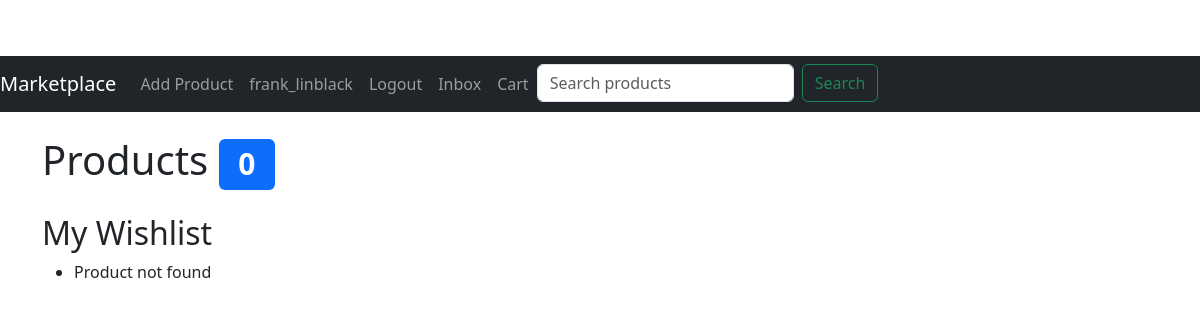
The page /index (signed in) on the database as committed earlier.
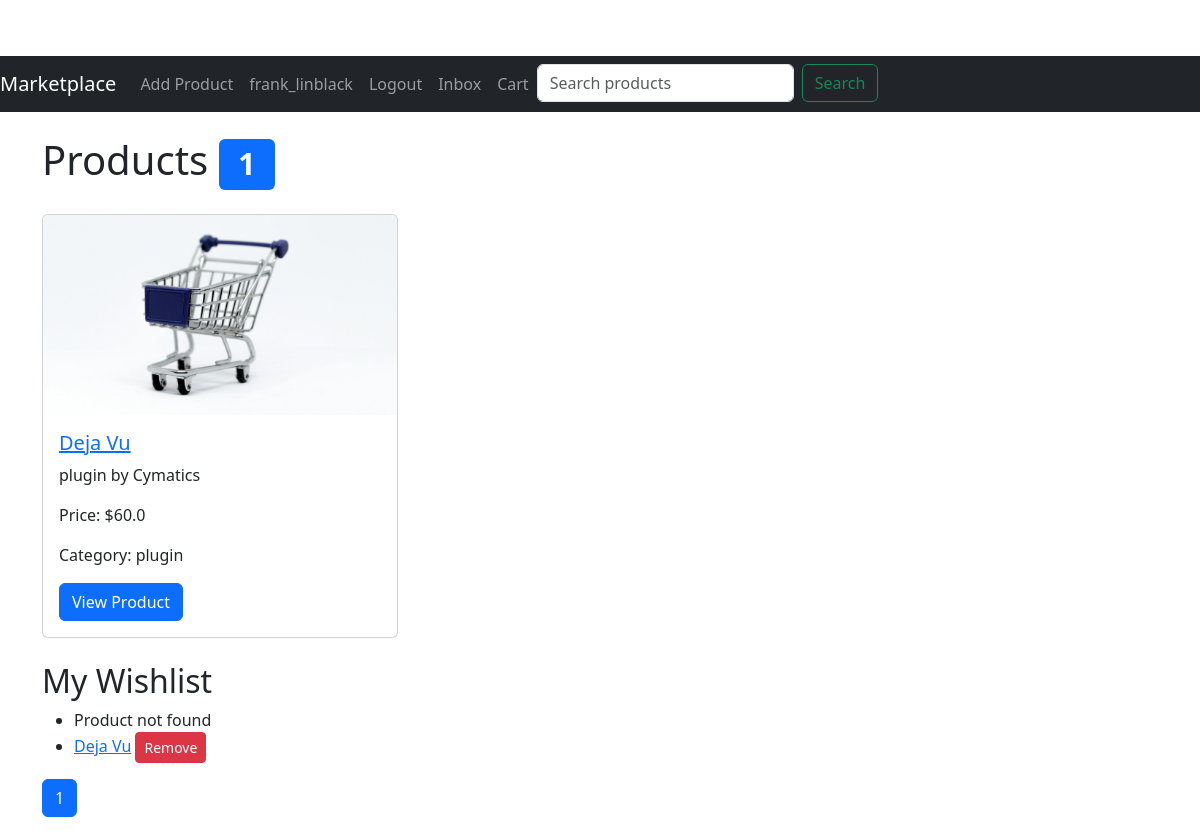
The same page on the database as committed later.
### app/models.py (models this page shows, shortened)
class User(UserMixin, db.Model):
    id = db.Column(db.Integer, primary_key=True)
    username = db.Column(db.String(64), index=True, unique=True)
    email = db.Column(db.String(120), index=True, unique=True)
    password_hash = db.Column(db.String(128))
    profile_picture = db.Column(db.String(150), nullable=True)
    products = db.relationship('Product', backref='author', lazy='dynamic')
    reviews = db.relationship('Review', backref='author', lazy='dynamic')
    wishlist_entries = db.relationship('Wishlist', backref='user', lazy=True)
    received_messages = db.relationship('Message', foreign_keys='Message.receiver_id', backref='receiver', overlaps="sent_messages,received_messages")
    sent_messages = db.relationship('Message', foreign_keys='Message.sender_id', backref='sender', overlaps="received_messages,sent_messages")

class Wishlist(db.Model):
    id = db.Column(db.Integer, primary_key=True)
    user_id = db.Column(db.Integer, db.ForeignKey('user.id'))
    product_id = db.Column(db.Integer, db.ForeignKey('product.id'))
    product = db.relationship('Product', backref='wishlist_entries')

class Product(db.Model):
    id = db.Column(db.Integer, primary_key=True)
    title = db.Column(db.String(128))
    description = db.Column(db.String(1024))
    price = db.Column(db.Float)
    image = db.Column(db.String(150), nullable=True)
    is_sold = db.Column(db.Boolean, default=False)
    created_at = db.Column(db.DateTime, index=True, default=datetime.utcnow)
    user_id = db.Column(db.Integer, db.ForeignKey('user.id'))
    category_id = db.Column(db.Integer, db.ForeignKey('category.id'))
    file_path = db.Column(db.String(150), nullable=True)  # Field for storing file paths
    file_type = db.Column(db.String(50), nullable=True)  # Field to store the type of file (e.g., 'ebook', 'plugin', 'instrumental')
    reviews = db.relationship('Review', backref='product', lazy='dynamic')
    orders = db.relationship('Order', backref='product', lazy='dynamic')

class Category(db.Model):
    id = db.Column(db.Integer, primary_key=True)
    name = db.Column(db.String(64), index=True, unique=True)
    products = db.relationship('Product', backref='category', lazy='dynamic')

### app/routes.py (the view)
@bp.route('/')
@bp.route('/index')
@login_required
def index():
    products = Product.query.order_by(Product.created_at.desc()).paginate(per_page=10)
    print(f"Products: {products.items}")  # Debug statement
    cart = Cart.query.filter_by(user_id=current_user.id).first()
    cart_item_count = len(CartItem.query.filter_by(cart_id=cart.id).all()) if cart else 0
    wishlist_items = Wishlist.query.filter_by(user_id=current_user.id).all()
    print(f"Wishlist Items: {wishlist_items}")  # Debug statement
    unread_count = Message.query.filter_by(receiver_id=current_user.id, read=False).count()
    return render_template('home.html', products=products, cart_item_count=cart_item_count, wishlist_items=wishlist_items, unread_count=unread_count)

### app/models.py (called while the page is built)
@login.user_loader
def load_user(id):
    return User.query.get(int(id))

### app/routes.py (called while the page is built)
@bp.before_request
def before_request():
    if current_user.is_authenticated:
        unread_count = Message.query.filter_by(receiver_id=current_user.id, read=False).count()
        current_app.jinja_env.globals['unread_count'] = unread_count

### app/templates/home.html (shortened to what this page needs)
{% extends "base.html" %}
{% block content %}
  <h1 class="my-4">Products
    <span class="badge bg-primary">{{ cart_item_count }}</span>
  </h1>
  <div class="row">
    {% for product in products.items %}
    <div class="col-md-4 mb-4">
      <div class="card">
        {% if product.image %}
          <img src="{{ url_for('static', filename='images/' + product.image) }}" class="card-img-top" alt="{{ product.title }}">
        {% else %}
          <img src="{{ url_for('static', filename='images/default.jpg') }}" class="card-img-top" alt="Default Image">
        {% endif %}
        <div class="card-body">
          <h5 class="card-title"><a href="{{ url_for('main.product', id=product.id) }}">{{ product.title }}</a></h5>
          <p class="card-text">{{ product.description }}</p>
          <p class="card-text">Price: ${{ product.price }}</p>
          <p class="card-text">Category: {{ product.category.name }}</p>
          <a href="{{ url_for('main.product', id=product.id) }}" class="btn btn-primary">View Product</a>
        </div>
      </div>
    </div>
    {% endfor %}
  </div>
  <h2>My Wishlist</h2>
  <ul>
    {% for item in wishlist_items %}
      {% if item.product %}
        <li>
          <a href="{{ url_for('main.product', id=item.product.id) }}">{{ item.product.title }}</a>
          <form action="{{ url_for('main.remove_from_wishlist', wishlist_id=item.id) }}" method="post" style="display:inline;">
            <button type="submit" class="btn btn-danger btn-sm">Remove</button>
          </form>
        </li>
      {% else %}
        <li>Product not found</li>
      {% endif %}
    {% endfor %}
  </ul>
  <nav aria-label="Page navigation">
    <ul class="pagination">
      {% for page_num in products.iter_pages(left_edge=2, right_edge=2, left_current=1, right_current=1) %}
      {% if page_num %}
      <li class="page-item {% if page_num == products.page %}active{% endif %}">
        <a class="page-link" href="{{ url_for('main.index', page=page_num) }}">{{ page_num }}</a>
      </li>
      {% else %}
      <li class="page-item disabled"><span class="page-link">...</span></li>
      {% endif %}
      {% endfor %}
    </ul>
  </nav>
{% endblock %}

### app/templates/base.html (shortened to what this page needs)
<!doctype html>
<html lang="en">
<head>
  <link rel="stylesheet" href="{{ url_for('static', filename='css/styles.css') }}">
  <link href="https://cdn.jsdelivr.net/npm/bootstrap@5.3.0/dist/css/bootstrap.min.css" rel="stylesheet">
</head>
<body>
  <nav class="navbar navbar-expand-lg navbar-dark bg-dark">
    <a class="navbar-brand" href="{{ url_for('main.index') }}">Marketplace</a>
    <div class="collapse navbar-collapse" id="navbarNav">
      <ul class="navbar-nav">
        {% if current_user.is_authenticated %}
        <li class="nav-item">
          <a class="nav-link" href="{{ url_for('main.add_product') }}">Add Product</a>
        </li>
        <li class="nav-item">
          <a class="nav-link" href="{{ url_for('main.edit_profile') }}">{{ current_user.username }}</a>
        </li>
        <li class="nav-item">
          <a class="nav-link" href="{{ url_for('main.logout') }}">Logout</a>
        </li>
        <li class="nav-item">
          <a class="nav-link" href="{{ url_for('main.inbox') }}">
            Inbox
          </a>
        </li>
        {% endif %}
        <li class="nav-item">
          <a class="nav-link" href="{{ url_for('main.cart') }}">Cart</a>
        </li>
        <li class="nav-item">
          <form class="d-flex ms-auto" action="{{ url_for('main.search') }}" method="get">
            <input class="form-control me-2" type="search" name="query" placeholder="Search products" aria-label="Search">
            <button class="btn btn-outline-success" type="submit">Search</button>
          </form>
        </li>
      </ul>
    </div>
  </nav>
  <div class="container">
    {% block content %}{% endblock %}
  </div>
</body>
</html>

### app/static/css/styles.css (style rules this page uses)
body { padding-top: 56px; }
.card-img-top { height: 200px; object-fit: cover; }
.navbar { margin-bottom: 20px; }
.page-item.active .page-link { background-color: #0d6efd; border-color: #0d6efd; }
.container { max-width: 960px; margin: 0 auto; }
.btn-sm { font-size: .875rem; padding: .25rem .5rem; border-radius: .2rem; }
.btn { border-radius: .2rem; padding: .5rem 1rem; }
.btn-primary { background-color: #007bff; border-color: #007bff; }
.btn-danger { background-color: #dc3545; border-color: #dc3545; }

Rows that differ between the two databases and show on the page:
added Product: title "Deja Vu", description "plugin by Cymatics", price "60.0", category.name "plugin"
added Wishlist: product "Deja Vu"
Other text that changed with them:
{{ cart_item_count }}: "0" → "1"
new list line: "1"
